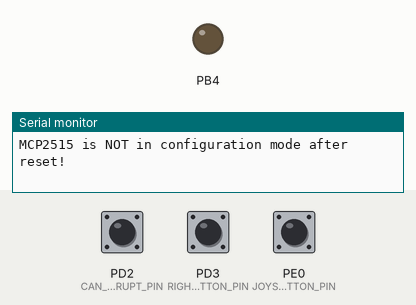
This program was run on a simulated ATmega162, built with avr-gcc and emulated at 4.9152 MHz. On the bench: output pins drawn as LEDs (lit = HIGH), the last lines printed to the serial monitor. The inputs (shaded band) are chosen by the test bench; at power-on: PD3 (RIGHT_BUTTON_PIN) LOW, PE0 (JOYSTICK_BUTTON_PIN) HIGH, PD2 (CAN_INTERRUPT_PIN) HIGH. Pins used as bus, display or sensor lines are not drawn.

Above: at 0.01 s.
At 1.2 s:
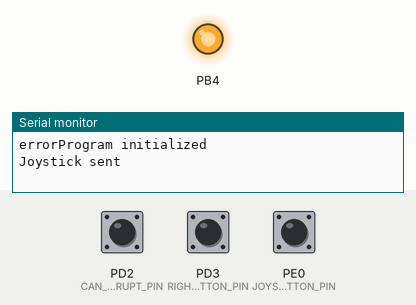
1.3 s: PD3 (RIGHT_BUTTON_PIN) pulled HIGH for 0.15 s
2.9 s: PE0 (JOYSTICK_BUTTON_PIN) pulled LOW for 0.15 s
4.5 s: PE0 (JOYSTICK_BUTTON_PIN) pulled LOW for 1 s
Timing chart, 0 to 7.5 s (numbered marks = the images above; inputs shaded):
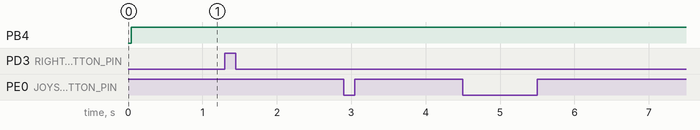

The program:

main.c
```c
/*
 * ttk_4155_byggern_lab.c
 *
 * Created: 01.09.2022 09:02:45
 * Author : HOK, KH, TT
 */

#define F_CPU 4.9152E6

#include "UART_drv/UARTdrv.h"
#include "SRAM/SRAMdrv.h"
#include "ADC/adc_drv.h"
#include "MISC/ext_button_drv.h"
#include "OLED/oled_drv.h"
#include "MISC/prints.h"
#include "MCP2515/MCP2515drv.h"
#include "CAN/CANdrv.h"
#include "MISC/timer_counter.h"

void init() {
	USART_drv_init(MYUBRR);
	SRAM_init();
	adc_drv_init();
	ext_button_drv_init();
	adc_calibrate();
	oled_init();
	menu_init();
	CAN_init();
	timer_init();
	print_uart("Program initialized\r\n");
}

ISR (TIMER3_COMPA_vect) {
	if(adc_drv_joystick_update() || right_slider_update()){
		fun_stick_t my_fun_stick = adc_drv_fun_stick_get();
		uint8_t right_slider_val = right_slider_get();
		CAN_msg fun_stick_CAN_msg = {
			.ID = 1,
			.length = 3,
			.message = {my_fun_stick.position.X, right_slider_val, my_fun_stick.direction}
		};
		CAN_send(fun_stick_CAN_msg);
		print_uart("Joystick sent\n\r");
		//printf("X position: %d , right slider value: %d", my_fun_stick.position.X, right_slider_val);
	}
}

int main(void)
{
	init();

    while (1){
		menu_navigate();
    }

	return 0;
}
```

adc_drv.c
```c
/*
 * CFile1.c
 *
 * Created: 15.09.2022 12:40:48
 *  Author: khuongh
 */

#include "adc_drv.h"

uint8_t offset_x = 0;
uint8_t offset_y = 0;
fun_stick_t last_fun_stick;
uint8_t last_right_slider_val;


void adc_drv_init()
{
	// to do:
	// Change TCCR1A and TCCR1B as a hex value
	// Change DDRD register to a more correct 8 bit value
	set_bit(DDRD, ADC_EXT_CLK_SGN_PIN);

	TCCR1B |= (1 << WGM13); // Choosing fast PWM
	TCCR1B |= (1 << WGM12);	// Choosing fast PWM
	TCCR1A |= ( 1 << WGM11 ); //Choosing fast PWM
	TCCR1A |= ( 1 << WGM10); // Choosing fast PWM

	TCCR1A &= ~( 1 << COM1A1); // Toggle Compare
	TCCR1A |= ( 1 << COM1A0); // Toggle Compare
	TCCR1A &= ~( 1 << COM1B1); // Set on Compare
	TCCR1A &= ~( 1 << COM1B0); // Set on Compare

	TCCR1B &= ~( 1 << CS12); // Prescaler
	TCCR1B &= ~( 1 << CS11); // Prescaler
	TCCR1B |= ( 1 << CS10); // Prescaler

	TCCR1A &= ~(1 << FOC1A);
	TCCR1A &= ~(1 << FOC1B);
}

fun_stick_t adc_drv_fun_stick_get()
{
	return last_fun_stick;
}

bool adc_drv_joystick_update()
{
	fun_stick_t current_fun_stick;
	current_fun_stick.position = pos_read();
	current_fun_stick.direction = dir_read(current_fun_stick.position);

	if ((current_fun_stick.direction != last_fun_stick.direction) ||
		(abs(current_fun_stick.position.X - last_fun_stick.position.X) >= ADC_JOYSTICK_POS_THRESHOLD) ||
		(abs(current_fun_stick.position.Y - last_fun_stick.position.Y) >= ADC_JOYSTICK_POS_THRESHOLD)) {
			last_fun_stick = current_fun_stick;
			return true;
		}
	 else return false;
}

uint8_t adc_read(uint8_t channel)
{
	volatile uint8_t adc_value[4] = { 0 };
	volatile char *adc = (char *) 0x1400;

	//Writing to ADC register to start getting adc value
	adc[0] = 0;
	//control the delay!!
	_delay_us(30);

	//adc_ch1 = adc[0];

	for (uint16_t i = 0; i < 4; i++) {
		adc_value[i] = adc[i];
	}

	return adc_value[channel];
}

void adc_calibrate()
{
	offset_x = adc_read(JOYSTICK_X_CHANNEL);
	offset_y = adc_read(JOYSTICK_Y_CHANNEL);

	//printf("offset_x: %d, offset_y: %d\r\n", offset_x, offset_y);
}

int8_t adc_conv_js_val(uint8_t raw_value, uint8_t offset_value)
{

	if (raw_value >= offset_value) {
		return ((raw_value - offset_value) *100 / (ADC_MAX - offset_value));
	}
	return ((raw_value - offset_value) * 100 / offset_value );
}

pos_t pos_read()
{
	pos_t positions;
	positions.X = adc_conv_js_val(adc_read(JOYSTICK_X_CHANNEL), offset_x);
	positions.Y = adc_conv_js_val(adc_read(JOYSTICK_Y_CHANNEL), offset_y);

	return positions;
}

dir_t dir_read(pos_t positions)
{
	if (abs(positions.X) <= ADC_JOYSTICK_DIR_THRESHOLD) {
		if (abs(positions.Y) <= ADC_JOYSTICK_DIR_THRESHOLD) {
			return NEUTRAL;
		} else if (positions.Y > ADC_JOYSTICK_DIR_THRESHOLD) {
			return UP;
		} else if (positions.Y < ADC_JOYSTICK_DIR_THRESHOLD) {
			return DOWN;
		}
	} else if (positions.X > ADC_JOYSTICK_DIR_THRESHOLD) {
		if (abs(positions.Y) <= ADC_JOYSTICK_DIR_THRESHOLD) {
			return RIGHT;
		} else if (positions.Y > ADC_JOYSTICK_DIR_THRESHOLD) {
			return UP_RIGHT;
		} else if (positions.Y < ADC_JOYSTICK_DIR_THRESHOLD) {
			return DOWN_RIGHT;
		}
	} else if (positions.X < ADC_JOYSTICK_DIR_THRESHOLD) {
		if (abs(positions.Y) <= ADC_JOYSTICK_DIR_THRESHOLD) {
			return LEFT;
		} else if (positions.Y > ADC_JOYSTICK_DIR_THRESHOLD) {
			return UP_LEFT;
		} else if (positions.Y < ADC_JOYSTICK_DIR_THRESHOLD) {
			return DOWN_LEFT;
		}
	}
}

uint8_t slider_read(uint8_t channel)
{
	return (100 * adc_read(channel) / ADC_MAX);
}


bool right_slider_update()
{
	uint8_t current_right_slider_val = slider_read(RIGHT_SLIDER_CHANNEL);

	if (abs(current_right_slider_val - last_right_slider_val) > ADC_SLIDER_THRESHOLD) {
		last_right_slider_val = current_right_slider_val;
		return true;
	}
	else return false;
}

uint8_t right_slider_get()
{
	return last_right_slider_val;
}
```

adc_drv.h
```c
/*
 * IncFile1.h
 *
 * Created: 15.09.2022 12:41:44
 *  Author: khuongh
 */


#ifndef _ADC_DRV_H_
#define _ADC_DRV_H_


#include "../MISC/common_includes.h"

#define LEFT_SLIDER_CHANNEL 0
#define RIGHT_SLIDER_CHANNEL 1
#define JOYSTICK_Y_CHANNEL 2
#define JOYSTICK_X_CHANNEL 3
#define ADC_EXT_CLK_SGN_PIN PD5
#define ADC_MAX 255
#define ADC_JOYSTICK_DIR_THRESHOLD 70 //Changed from 3
#define ADC_JOYSTICK_POS_THRESHOLD 4
#define ADC_SLIDER_THRESHOLD 2

typedef struct {
	int8_t X;
	int8_t Y;
}pos_t;

typedef enum {
	LEFT,
	RIGHT,
	UP,
	DOWN,
	NEUTRAL,
	UP_RIGHT,
	UP_LEFT,
	DOWN_RIGHT,
	DOWN_LEFT,
}dir_t;

typedef struct {
	pos_t position;
	dir_t direction;
}fun_stick_t;

fun_stick_t adc_drv_fun_stick_get();

bool adc_drv_joystick_update();

void adc_drv_init();

uint8_t adc_read(uint8_t channel); //volatile

bool right_slider_update();

void adc_calibrate();

pos_t pos_read();

dir_t dir_read(pos_t positions);

int8_t adc_conv_js_val(uint8_t raw_value, uint8_t offset_value);


#endif /* INCFILE1_H_ */
```

CANdrv.c
```c
/*
 * CANdrv.c
 *
 * Created: 06.10.2022 10:21:28
 *  Author: haavarok
 */

#include "CANdrv.h"

static uint8_t CANINT_status;

ISR (INT0_vect)
{
	CAN_interpret_status(MCP2515_read_status());
}

int8_t CAN_init()
{
	// configure PD2 as input
	clear_bit(DDRD, CAN_INTERRUPT_PIN);
	// Disable global interrupts
	cli();
	// Enable interrupt INT0
	set_bit(GICR, CAN_INTERRUPT_ISR_REGISTER);
	// Configure interrupt falling edge
	set_bit(MCUCR, ISC01);
	clear_bit(MCUCR, ISC00);
	// Enable global interrupts
	sei();

	int8_t err = MCP2515_init();
	if (err < 0) {
		print_uart("error");
		return err;
	}
	return 0;
}

int8_t CAN_send(CAN_msg msg)
{
	uint8_t ID_MSB = (0x7F8 & msg.ID) >> 3;
	uint8_t ID_LSB = (0x7 & msg.ID) << 5;

	MCP2515_write(MCP_TXB0SIDH, ID_MSB);
	MCP2515_write(MCP_TXB0SIDL, ID_LSB);
	MCP2515_write(TXB0DLC, msg.length);

	uint8_t buff0_status = MCP2515_read(MCP_TXB0CTRL);
	if((buff0_status & 0x8) != 0x8) {
		if (msg.length > 8) {
			msg.length = 8;
		}
		for(uint8_t i = 0; i < msg.length; i++)
		{
			MCP2515_write(MCP_TXB0D0+i, msg.message[i]);
		}
		MCP2515_request_to_send(MCP_RTS_TX0);
		return 0;
	} else {
		print_uart("Buffer0 not available\r\n");
		return -1;
	}

}

CAN_msg CAN_receive(uint8_t buffer)
{
	CAN_msg rx_msg;
	uint8_t ID_MSB;
	uint8_t ID_LSB;
	uint8_t length;

	if (buffer == 0) {
		ID_MSB = MCP2515_read(MCP_RXB0SIDH);
		ID_LSB = MCP2515_read(MCP_RXB0SIDL);

		ID_LSB = (ID_LSB & 0xE0) >> 5;
		rx_msg.ID = ID_MSB << 3;
		rx_msg.ID = (rx_msg.ID & 0x7F8) | (ID_LSB & 0x7);

		length = MCP2515_read(MCP_RXB0DLC);
		rx_msg.length = (length & 0xF);
		if (rx_msg.length > 8) {
			rx_msg.length = 8;
		}

		for (uint8_t i=0; i < rx_msg.length; i++) {
			rx_msg.message[i] = MCP2515_read(MCP_RXB0D0 + i);
			char *temp_msg = rx_msg.message[i];
			print_uart(&temp_msg);
		}
		print_uart("\r\n");
	}
	return rx_msg;
}

void CAN_interpret_status(uint8_t status)
{
	uint8_t buffer;

	if (status & rx_buff_0_full) {
		buffer = 0;
		CAN_receive(buffer);
		print_uart("RX0 Full\r\n");
	}

	if (status & rx_buff_1_full) {
		buffer = 1;
		CAN_receive(buffer);
		print_uart("RX1 Full\r\n");
	}

	if (status & tx_buff_0_busy) {
		buffer = 0;
		// Something is about to go down
		print_uart("TX0 Busy\r\n");
	}

	if (status & tx_buff_0_empty) {
		buffer = 0;
		// Something else happens
		print_uart("TX0 Empty\r\n");
	}
	MCP2515_write(MCP_CANINTF, 0x00);
}
```

CANdrv.h
```c
/*
 * CANdrv.h
 *
 * Created: 06.10.2022 10:21:37
 *  Author: haavarok
 */


#ifndef CANDRV_H_
#define CANDRV_H_

#include "../MISC/common_includes.h"
#include "../MCP2515/MCP2515drv.h"
#include "../MISC/prints.h"

#define CAN_INTERRUPT_ISR_REGISTER INT0
#define CAN_INTERRUPT_PIN PD2

typedef struct{
	uint16_t ID;
	uint8_t length; // Length in bytes
	char message[8];
}CAN_msg;

int8_t CAN_init();

int8_t CAN_send(CAN_msg msg);

CAN_msg CAN_receive(uint8_t buffer);

void CAN_interpret_status(uint8_t status);

#endif /* CANDRV_H_ */
```

CFile1.c
```c
///*
 //* CFile1.c
 //*
 //* Created: 02.10.2022 14:20:05
 //*  Author: khuongh
 //*/
//void this_end()
//{
	//print_uart("sug pikk");
//}
//
//void back()
//{
	////enter_menu(current_menu.parent_menu);
//}
//
//menu_struct sub_menu_back = {
	//"Back",
	//0,
	//back,
	//NULL
//};
//
//menu_struct sub_menu_1_1_1 = {
	//"Submenu 1.1.1",
	//0,
	//this_end,
	//NULL
//};
//
//menu_struct sub_menu_1_1 = {
	//"Submenu 1.1",
	//1,
	//NULL,
	//{&sub_menu_1_1_1}
//};
//
//menu_struct sub_menu_1 = {
	//"Submenu 1",
	//1,
	//NULL,
	//{&sub_menu_1_1}
//};
//
//menu_struct sub_menu_2 = {
	//"Submenu 2",
	//1,
	//NULL,
	//NULL
//};
//
//
//menu_struct main_menu = {
	//"Main Menu",
	//2,
	//NULL,
	//{&sub_menu_1, &sub_menu_2}
//};
//
//menu_struct current_menu;
//
//void enter()
//{
	//enter_menu(current_menu.submenu[arrow_on_line-1]);
	//if (num_options_in_menu != 0)
	//{
		//menu_struct *temp = current_menu.submenu[arrow_on_line-1];
		//memcpy(&current_menu, &temp, sizeof(current_menu));
	//}
//}
//
//void enter_menu(menu_struct* menu)
//{
	//menu_struct* temp_menu = menu;
	//const char *this_title = temp_menu->title;
	//
	//oled_reset();
	//oled_goto_line(0);
	//oled_goto_column(40);
	//print_oled(this_title);
	//
	//uint8_t temp_num = temp_menu->num_options;
	//char* num = temp_num + '0';
	//print_uart(&num);
	//print_uart("\r\n");
	//
	//if(temp_num == 0)
	//{
		//print_uart("fsaffsafsa");
		//num_options_in_menu = 0;
		//menu->command();
		//
		//return;
	//}
	//print_uart("her");
	//for(uint8_t i = 0; i < temp_menu->num_options; i++)
	//{
		//menu_struct* temp_submenu = temp_menu->submenu[i];
		//char *tit = temp_submenu->title;
		//oled_goto_line(i+1);
		//oled_goto_column(8);
		//print_oled(tit);
	//}
	//num_options_in_menu = menu->num_options;
	//oled_pos(FIRST_LINE_MENU, 0);
	//print_arrow();
	//arrow_on_line = FIRST_LINE_MENU;
//}

//typedef struct
//{
	//char title[MENU_OPTION_MAX_STRING_LENGTH];
	//uint8_t num_options;
	//void (*command)();
	////const char options[num_options][MENU_OPTION_MAX_STRING_LENGTH];
	//struct menu_struct *submenu[MAX_SUBMENUS];
	//struct menu_struct *parent_menu;
	//
//}menu_struct;
```

MCP2515drv.c
```c
/*
 * MCP2515drv.c
 *
 * Created: 06.10.2022 10:22:14
 *  Author: haavarok
 */

#include "MCP2515drv.h"

int8_t MCP2515_init()
 {
	 int value;
	 SPI_init(); // Initialize SPI
	 MCP2515_reset(); // Send reset - command
	 // Self - test
	 value = MCP2515_read(MCP_CANSTAT);
	 if ((value & MODE_MASK) != MODE_CONFIG){
		 print_uart("MCP2515 is NOT in configuration mode after reset!\r\n");
		 return -1;
	 }

	 MCP2515_write(MCP_TXRTSCTRL, MCP_TXRTS_CONF);

	 // Receive buffer0 config: receive all messages, no overflow to RXB1.
	 MCP2515_bit_modify(MCP_RXB0CTRL, 0x60, 0x60);
	 value = MCP2515_read(MCP_RXB0CTRL);
	 if (value != 0x60){
		 print_uart("Receive buffer 0 config incorrect!\r\n");
		 return -2;
	 }

	 // Receive buffer1 config: receive all messages.
	 MCP2515_bit_modify(MCP_RXB1CTRL, 0x60, 0x60);
	 value = MCP2515_read(MCP_RXB1CTRL);
	 print_uart(value);
	 if (value != 0x60){
		 print_uart("Receive buffer 1 config incorrect!\r\n");
		 return -3;
	 }

	 // Interrupt config: msg error, error flag change, TX0 empty, RX0 full
	 //MCP2515_bit_modify(MCP_CANINTE, 0xFF, 0xA5);
	 MCP2515_bit_modify(MCP_CANINTE, 0xFF, 0x5);
	 value = MCP2515_read(MCP_CANINTE);
	 if (value != 0x5){
		 print_uart("Interrupt config incorrect!\r\n");
		 return -4;
	 }

	// set CAN baud rate prescaler
	 MCP2515_bit_modify(MCP_CNF1, MCP_BRP, MCP_BRP);
	 value = MCP2515_read(MCP_CNF1);
	 if (value != MCP_BRP){
		 print_uart(" BRP incorrect!\r\n");
		 return -5;
	 }

	// Config CAN bit timing
	 MCP2515_bit_modify(MCP_CNF2, 0xB1, 0xB1);
	 value = MCP2515_read(MCP_CNF2);
	 if (value != 0xB1){
		 print_uart(" CNF2 incorrect!\r\n");
		 return -6;
	 }

	 // Config CAN bit timing
	 MCP2515_bit_modify(MCP_CNF3, 0x5, 0x5);
	 value = MCP2515_read(MCP_CNF3);
	 if (value != 0x5){
		 print_uart(" CNF2 incorrect!\r\n");
		 return -7;
	 }

	 MCP2515_write(MCP_CANCTRL, MODE_NORMAL);
	 value = MCP2515_read(MCP_CANSTAT);
	 if ((value & MODE_MASK) != MODE_NORMAL){
		 print_uart(" MCP2515 is NOT in Normal mode!\r\n");
		 return -8;
	 }
	 return 0;
 }

uint8_t MCP2515_read(uint8_t read_register)
{
	uint8_t result;

	clear_bit(PORTB, PB4);

	SPI_write(MCP_READ);
	SPI_write(read_register);
	result = SPI_read();

	set_bit(PORTB, PB4);

	return result;
}

void MCP2515_write(uint8_t write_register, uint8_t data)
{
	clear_bit(PORTB, PB4);

	SPI_write(MCP_WRITE);
	SPI_write(write_register);
	SPI_write(data);

	set_bit(PORTB, PB4);
}

void MCP2515_request_to_send(uint8_t buffer)
{
	clear_bit(PORTB, PB4);
	SPI_write(buffer);
	set_bit(PORTB, PB4);
}

void MCP2515_bit_modify(uint8_t write_register, uint8_t mask, uint8_t data)
{
	clear_bit(PORTB, PB4);

	SPI_write(MCP_BITMOD);
	SPI_write(write_register);
	SPI_write(mask);
	SPI_write(data);

	set_bit(PORTB, PB4);
}

void MCP2515_reset()
{
	clear_bit(PORTB, PB4);
	SPI_write(MCP_RESET);
	set_bit(PORTB, PB4);
}

uint8_t MCP2515_read_status()
{
	uint8_t data;

	clear_bit(PORTB, PB4);
	SPI_write(MCP_READ_STATUS);
	data = SPI_read();
	data = SPI_read();
	set_bit(PORTB, PB4);

	return data;
}
```

MCP2515drv.h
```c
/*
 * MCP2515drv.h
 *
 * Created: 06.10.2022 10:22:03
 *  Author: haavarok
 */


#ifndef MCP2515DRV_H_
#define MCP2515DRV_H_

#include "../MISC/common_includes.h"
#include "MCP2515_registers.h"
#include "../SPI/SPIdrv.h"
#include "../MISC/prints.h"

#define MCP_TXRTS_CONF 0x07
#define MCP_BRP 0x3

int8_t MCP2515_init();

uint8_t MCP2515_read(uint8_t read_register);

void MCP2515_write(uint8_t write_register, uint8_t data);

void MCP2515_request_to_send(uint8_t buffer);

void MCP2515_bit_modify(uint8_t write_register, uint8_t mask, uint8_t data);

void MCP2515_reset();

uint8_t MCP2515_read_status();


#endif /* MCP2515DRV_H_ */
```

bit_drv.h
```c
#ifndef _BIT_DRV_H
#define _BIT_DRV_H

#define set_bit(reg , bit ) ( reg |= ( 1 << bit ) )
#define clear_bit( reg , bit ) ( reg &= ~ ( 1 << bit ) )
#define test_bit( reg , bit ) ( reg & ( 1 << bit ) )
#define loop_until_bit_is_set( reg , bit ) while ( ! test_bit ( reg , bit ) )
#define loop_until_bit_is_clear( reg , bit ) while ( test_bit ( reg , bit ) )

#endif /* BIT_DRV_H */
```

common_includes.h
```c
/*
 * common_includes.h
 *
 * Created: 15.09.2022 19:16:45
 *  Author: khuongh
 */


#ifndef COMMON_INCLUDES_H_
#define COMMON_INCLUDES_H_
#define F_CPU 4.9152E6

#include <avr/io.h>
#include <stdio.h>
#include <util/delay.h>
#include <math.h>
#include <avr/interrupt.h>
#include <stdbool.h>

#include "bit_drv.h"

#endif /* COMMON_INCLUDES_H_ */
```

ext_button_drv.c
```c
/*
 * ext_button_drv.c
 *
 * Created: 15.09.2022 19:15:46
 *  Author: khuongh
 */
#include "ext_button_drv.h"
#include "prints.h"
#include "../CAN/CANdrv.h"

CAN_msg CAN_msg_btn = {
	.ID = 2,
	.length = 2,
	.message = {0 ,0}
};

ISR (INT1_vect)
{
	print_uart("Right button pressed\r\n");
	CAN_msg_btn.message[0] = 1;
	CAN_msg_btn.message[1] = 1;
	CAN_send(CAN_msg_btn);
}

ISR (INT2_vect)
{
	print_uart("Joystick button pressed\r\n");
	enter();

}


void ext_button_drv_init(void)
{
	clear_bit(DDRD, RIGHT_BUTTON_PIN);
	clear_bit(DDRE, JOYSTICK_BUTTON_PIN);
	//Disables global interrupts
	cli();
	// Enables interrupt on pin INT1
	set_bit(GICR, RIGHT_BUTTON_ISR_REGISTER);
	// Configures interrupt rising edge on INT1
	set_bit(MCUCR, ISC11);
	set_bit(MCUCR, ISC10);
	//set_bit(EMCUCR, ISC2);
	//Configuring and enabling Joystick interrupt pin INT2
	clear_bit(GICR, JOYSTICK_BUTTON_PIN);
	clear_bit(EMCUCR, ISC2);
	set_bit(GIFR, INTF2);
	set_bit(GICR, JOYSTICK_BUTTON_ISR_REGISTER);

	// Enables global interrupts
	sei();
}
```

ext_button_drv.h
```c
/*
 * ext_button_drv.h
 *
 * Created: 15.09.2022 19:16:14
 *  Author: khuongh
 */


#ifndef EXT_BUTTON_DRV_H_
#define EXT_BUTTON_DRV_H_

#include "common_includes.h"
#include "../ADC/adc_drv.h"

#define RIGHT_BUTTON_ISR_REGISTER INT1
#define JOYSTICK_BUTTON_ISR_REGISTER INT2
#define RIGHT_BUTTON_PIN PD3
#define JOYSTICK_BUTTON_PIN PE0

void ext_button_drv_init(void);

#endif /* EXT_BUTTON_DRV_H_ */
```

fonts.h
```c
/*
 * fonts.h
 *
 * Library of fonts
 * Large: 8x8, normal: 5x7 and small: 4x7
 */
#ifndef FONTS_H_
#define FONTS_H_


#include <avr/pgmspace.h>

// Font 8x8 - Large
const unsigned char PROGMEM font8[95][8];

// Font 5x7 - normal
const unsigned char PROGMEM font5[95][5];

// Font 4x6 - Small
const unsigned char PROGMEM font4[95][4];


#endif /* FONTS_H_ */
```

prints.c
```c
#include "prints.h"

void print_oled(char* string){
	stdout = &stdout_oled;
	printf(string);

}void print_uart(char* string){
	stdout = &stdout_uart;
	printf(string);
}

void print_both(char* string){
	stdout = &stdout_oled;
	printf(string);

	stdout = &stdout_uart;
	printf(string);
	printf("\r\n");
}
```

prints.h
```c
#ifndef PRINTS_H_
#define PRINTS_H_

#include "common_includes.h"
#include "../UART_drv/UARTdrv.h"
#include "../OLED/oled_drv.h"

static FILE stdout_oled = FDEV_SETUP_STREAM(oled_print, NULL, _FDEV_SETUP_WRITE);
static FILE stdout_uart = FDEV_SETUP_STREAM(USART_Transmit, USART_Receive, _FDEV_SETUP_RW);

void print_oled(char* string);
void print_uart(char* string);
void print_both(char* string);

#endif /* PRINTS_H_ */
```

timer_counter.c
```c
/*
 * timer_counter.c
 *
 * Created: 20.10.2022 11:21:42
 *  Author: haavarok
 */

#include "timer_counter.h"
#include "prints.h"
#include "common_includes.h"

void timer_init() {
	// Compare output channel A, clear on compare match, ICR (Input Capture Register)
	TCCR3A = 0x40;
	// ICR, prescaler = 1024
	TCCR3B = 0xD;
	// Enable output compare A match interrupt
	ETIMSK = 0x10;
	// Compare match on 96 (0x1D4)
	// Interrupt on: sek = 1/(F_osc/prescaler)*Compare_match [sec]
	OCR3A = 0x1D4; // Interrupt every 98 ms
}
```

Source omitted: fonts.c (20536 bytes), timer_counter.h (209 bytes), menu.c (2846 bytes), menu.h (902 bytes), oled_drv.c (2450 bytes), oled_drv.h (697 bytes), SPIdrv.c (707 bytes), SPIdrv.h (310 bytes), SRAMdrv.c (2118 bytes), SRAMdrv.h (153 bytes), UARTdrv.c (836 bytes), UARTdrv.h (302 bytes) and 1 more
